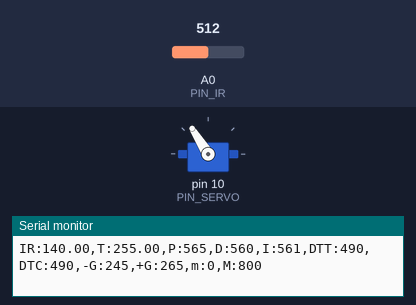
The sketch below on a simulated Arduino Uno, built with avr-gcc and run on an emulated ATmega328P. Shown: servo, the last lines printed to the serial monitor. The test bench sets the inputs (shaded band); at power-on: A0 (PIN_IR) = 512.

Above: at 1.2 s.
1.3 s: A0 (PIN_IR) set to 306
4.3 s: A0 (PIN_IR) set to 0
6.3 s: A0 (PIN_IR) set to 70
At 7.8 s:
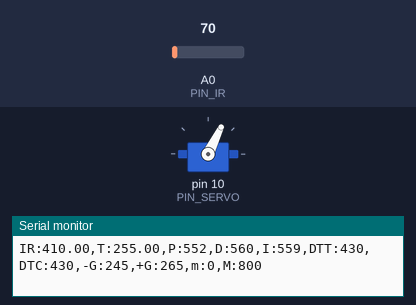
8.4 s: A0 (PIN_IR) set to 511
At 8.93 s:
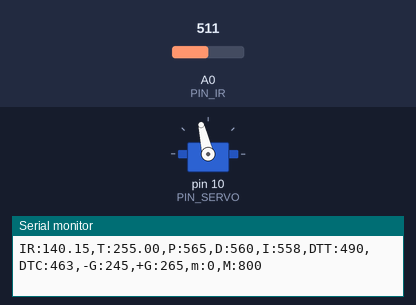
10.6 s: A0 (PIN_IR) set to 245
At 11.08 s:
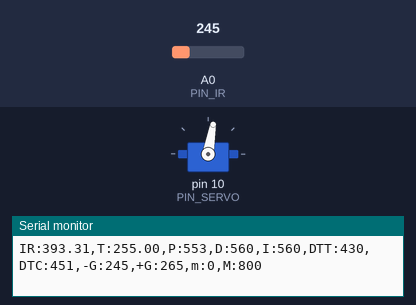
Timing chart, 0 to 13.6 s (numbered marks = the images above; inputs shaded):
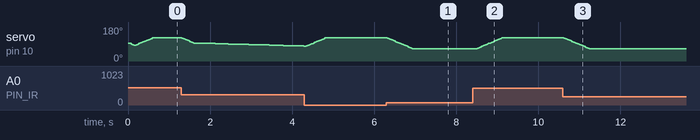

The sketch:

PIDControl-20213066.ino
```cpp
#include <Servo.h>     // [20213066] 서보모터 라이브러리 사용

/////////////////////////////
// Configurable parameters //
/////////////////////////////

// Arduino pin assignment
//#define PIN_LED 9          // [20200000] LED 핀 정의
#define PIN_SERVO 10       // [20213069] servo 핀 정의
#define PIN_IR A0      // [20213077] analong 핀 정의

// Framework setting
#define _DIST_TARGET 255  // [20213080] 멈추려는 목표거리 정의
#define _DIST_MIN 100 // [20213058] 측정 최소거리, 플로터 범위
#define _DIST_MAX 410    // [20213065] 측정 최대거리,플로터 범위

#define A 70  // 센서 최소
#define B 250  // 센서 최대

// Distance sensor
#define _ITERM_MAX 60
// #define _DIST_ALPHA 0.3

#define DELAY_MICROS  1550 // 필터에 넣을 샘플값을 측정하는 딜레이(고정값!)
#define EMA_ALPHA 0.3

// Servo range
#define _DUTY_MIN 1200    // [20213060] 서보 duty 최소값
#define _DUTY_NEU 1500    // [20213064] 서보 duty 중간값
#define _DUTY_MAX 1800    // [20213079] 서보 duty 최댓값

// Servo speed control
#define _SERVO_ANGLE 100       // [20213062] 서보 각도
#define _SERVO_SPEED 250     // [20213075] 서보의 속도

// Event periods
#define _INTERVAL_DIST 10   // [20213058] 거리측정 주기
#define _INTERVAL_SERVO 10    // [20213055] 서보 조정 주기
#define _INTERVAL_SERIAL 200  // [20213058] 시리얼 제어 주기

// PID parameters
#define _KP 1.0   // [20213058]비례이득
#define _KD 70.0     // 미분이득
#define _KI 0.005     // 적분이득

//////////////////////
// global variables //
//////////////////////

// Servo instance
Servo myservo;    // [20213068] 서보 변수명을 myservo로 선언

// Distance sensor
float dist_target; // location to send the ball
float dist_raw, dist_ema;    // [20213077] 측정값, ema필터 적용값

// Event periods
unsigned long last_sampling_time_dist, last_sampling_time_servo, last_sampling_time_serial;
bool event_dist, event_servo, event_serial; // [20213072] 거리, 서보, 시리얼 측정 여부

// Servo speed control
int duty_chg_per_interval; // [20213058]한 주기 당 제어할 최대 duty값
int duty_target, duty_curr; // [20213055] 목표 pulse주기값, 현재 pulse주기값

// PID variables
float error_curr, error_prev, control, pterm, dterm, iterm;

float ema_dist=0;            // EMA 필터에 사용할 변수
float filtered_dist;       // 최종 측정된 거리값을 넣을 변수. loop()안에 filtered_dist = filtered_ir_distance(); 형태로 사용하면 됨.
float samples_num = 3;     // 스파이크 제거를 위한 부분필터에 샘플을 몇개 측정할 것인지. 3개로 충분함! 가능하면 수정하지 말 것.

float under_noise_filter(void){ // 아래로 떨어지는 형태의 스파이크를 제거해주는 필터
  int currReading;
  int largestReading = 0;
  for (int i = 0; i < samples_num; i++) {
    currReading = ir_distance();
    if (currReading > largestReading) { largestReading = currReading; }
    // Delay a short time before taking another reading
    delayMicroseconds(DELAY_MICROS);
  }
  return largestReading;
}

float filtered_ir_distance(void){ // 아래로 떨어지는 형태의 스파이크를 제거 후, 위로 치솟는 스파이크를 제거하고 EMA필터를 적용함.
  // under_noise_filter를 통과한 값을 upper_nosie_filter에 넣어 최종 값이 나옴.
  int currReading;
  int lowestReading = 1024;
  for (int i = 0; i < samples_num; i++) {
    currReading = under_noise_filter();
    if (currReading < lowestReading) { lowestReading = currReading; }
  }
  // eam 필터 추가
  ema_dist = EMA_ALPHA*lowestReading + (1-EMA_ALPHA)*ema_dist;
  return ema_dist;
}

void setup() {
  // initialize GPIO pins for LED and attach servo
  //pinMode(PIN_LED,OUTPUT);
  myservo.attach(PIN_SERVO);

  // move servo to neutral position
  duty_target = duty_curr = _DUTY_NEU; // [20213075] 초기화
  myservo.writeMicroseconds(duty_curr); // [20213078] 서보 중립위치

  // initialize serial port
  Serial.begin(57600); // [20213058]

// initialize global variables
dist_target = _DIST_TARGET;
dist_raw = dist_ema = ir_distance();
error_curr = error_prev = dist_target - dist_raw;

last_sampling_time_dist = 0; // [20213078] last_sampling_time_dist 초기화
last_sampling_time_servo = 0; // [20213055]
last_sampling_time_serial = 0; // [20213080]
/*
pterm = _KP * error_curr;
dterm =  _KD * (error_curr - error_prev);
iterm += _KI * error_curr;
*/
event_dist = event_servo = event_serial = false;

// convert angle speed into duty change per interval.
  duty_chg_per_interval = (float)(_DUTY_MAX - _DUTY_MIN) * _SERVO_SPEED / ((float)_SERVO_ANGLE) * _INTERVAL_SERVO / 1000; // [20213078] 한 주기 당 제어할 최대 duty값 초기화
}


void loop() {
/////////////////////
// Event generator //
/////////////////////
  unsigned long time_curr = millis();
  if(time_curr >= last_sampling_time_dist + _INTERVAL_DIST) {
        last_sampling_time_dist += _INTERVAL_DIST;
        event_dist = true;
  }
  if(time_curr >= last_sampling_time_servo + _INTERVAL_SERVO) {
        last_sampling_time_servo += _INTERVAL_SERVO;
        event_servo = true;
  }
  if(time_curr >= last_sampling_time_serial + _INTERVAL_SERIAL) {
        last_sampling_time_serial += _INTERVAL_SERIAL;
        event_serial = true;
  }
//[20213080]


////////////////////
// Event handlers //
////////////////////

  if(event_dist) {
     event_dist = false; //[20213078]
  // get a distance reading from the distance sensor
      dist_raw = filtered_ir_distance(); // [20213055]
      dist_raw = 100 + 300.0 / (B - A) * (dist_raw - A);
      if (dist_raw > _DIST_MAX) dist_raw = _DIST_MAX;

  // PID control logic
      error_curr = dist_target - dist_raw; // [20213075]
      pterm = _KP * error_curr; // [20213078]
      dterm = _KD * (error_curr - error_prev);  //[20213077]
      iterm += _KI * error_curr;

      if(abs(iterm) > _ITERM_MAX){ iterm = iterm/2;}
      if(iterm > _ITERM_MAX){ iterm = _ITERM_MAX;}
      if(iterm < -_ITERM_MAX){ iterm = -_ITERM_MAX;}

      control = pterm + dterm + iterm; // [20213078]

  // duty_target = f(duty_neutral, control)
    //duty_target = _DUTY_NEU + control; // [20213055]
    duty_target = _DUTY_NEU *(control/300+1); // 이런 방법??

  // keep duty_target value within the range of [_DUTY_MIN, _DUTY_MAX]
  if(duty_target < _DUTY_MIN) duty_target = _DUTY_MIN;
  if(duty_target > _DUTY_MAX) duty_target = _DUTY_MAX;

   error_prev = error_curr;  // error update
  }

  if(event_servo) {
    event_servo = false; // [20213078]
    // adjust duty_curr toward duty_target by duty_chg_per_interval
    // update servo position
    // adjust duty_curr toward duty_target by duty_chg_per_interval
    if(duty_target > duty_curr) {
      duty_curr += duty_chg_per_interval;
      if(duty_curr > duty_target) duty_curr = duty_target;
    }
    else {
       duty_curr -= duty_chg_per_interval;
       if(duty_curr < duty_target) duty_curr = duty_target;
    } // [20213075]

  }
    // update servo position
    myservo.writeMicroseconds(duty_curr); // [20213058]
    event_servo = false;


  if(event_serial) {
    event_serial = false;
    Serial.print("IR:");
    Serial.print(dist_raw);
    Serial.print(",T:");
    Serial.print(dist_target);
    Serial.print(",P:");
    Serial.print(map(pterm,-1000,1000,510,610));
    Serial.print(",D:");
    Serial.print(map(dterm,-1000,1000,510,610));
    Serial.print(",I:");
    Serial.print(map(iterm,-1000,1000,510,610));
    Serial.print(",DTT:");
    Serial.print(map(duty_target,1000,2000,410,510));
    Serial.print(",DTC:");
    Serial.print(map(duty_curr,1000,2000,410,510));
    Serial.println(",-G:245,+G:265,m:0,M:800");
 // [20213071]
// Min :측정 최소거리, Max : 최대거리, Low : 목표구역 최소거리, dist_target :기준이 되는 거리, High : 목표구역 최대거리 값을 시리얼 모니터에 표시

  }
}

float ir_distance(void){ // return value unit: mm
  float val;
  float volt = float(analogRead(PIN_IR));
  val = ((6762.0/(volt-9.0))-4.0) * 10.0;
  return val;
} // [20213075]

float ir_distance_filtered(void){ // return value unit: mm
  return ir_distance(); // for now, just use ir_distance() without noise filter.
}
```

Measured:
- after the input at 6.3 s, servo on pin 10 (PIN_SERVO): moves from 122° to 64° over 0.63 s, starting at once
- after the input at 8.4 s, servo on pin 10 (PIN_SERVO): moves from 64° to 122° over 0.63 s, starting after 0.08 s
- after the input at 10.6 s, servo on pin 10 (PIN_SERVO): moves from 122° to 64° over 0.63 s, starting at once
